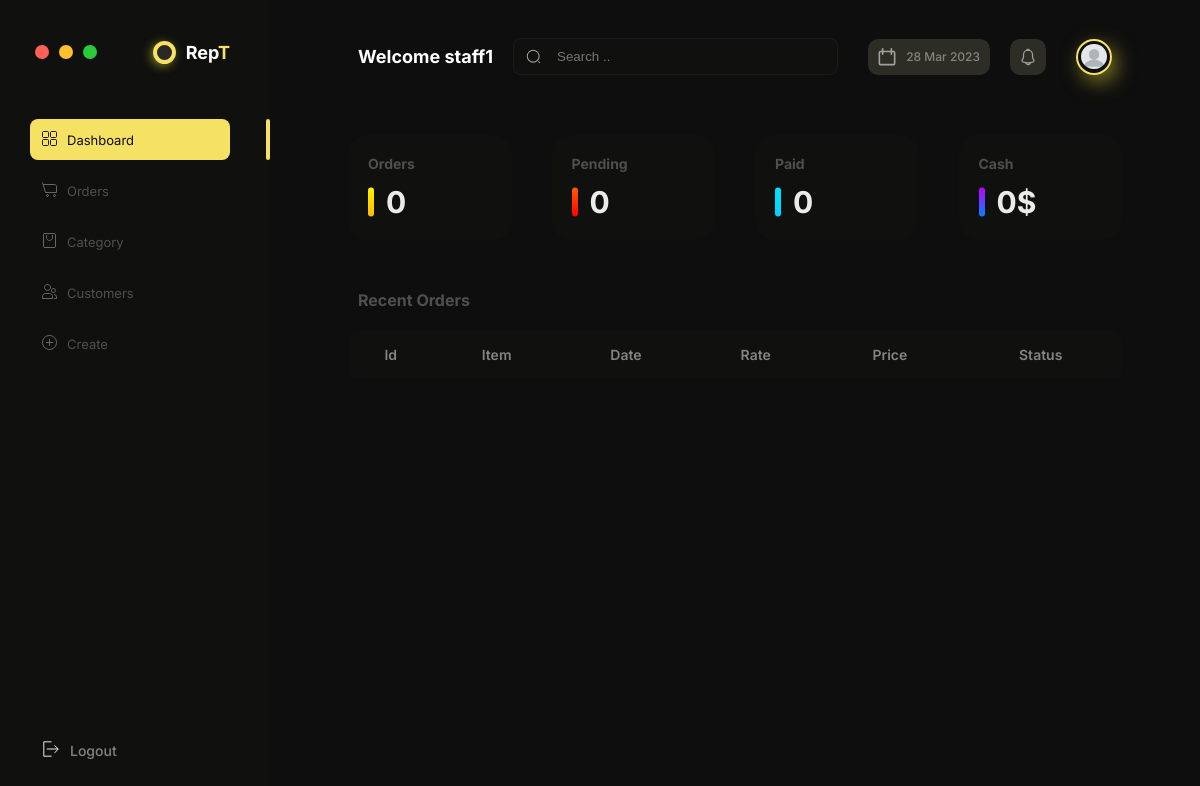
The page /staffDashboard/ (signed in) on the database as committed earlier.
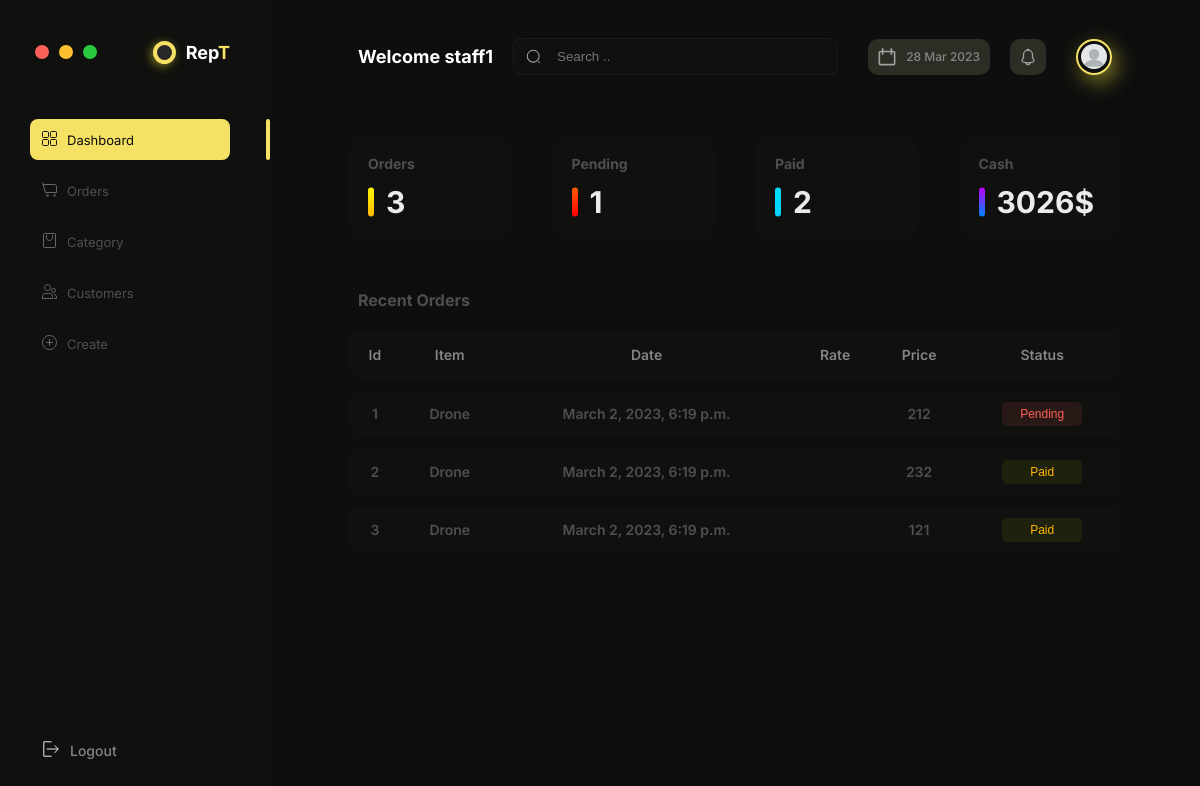
The same page on the database as committed later.
### apps/core/models.py (models this page shows, shortened)
class Staff(models.Model):
    GENDER = (
        ('Male', 'Male'),
        ('Female', 'Female'),
        ('Others', 'Others'),
    )
    profile_image = models.ImageField(
        default='person.png', null=True, blank=True)
    user = models.OneToOneField(User, on_delete=models.CASCADE)
    name = models.CharField(max_length=200, null=True)
    email = models.CharField(max_length=200, null=True)
    phone = models.IntegerField(default=0, null=True)
    gender = models.CharField(max_length=200, null=True, choices=GENDER)

class Order(models.Model):
    STATUS = (
        ('Paid', 'Paid'),
        ('Pending', 'Pending'),
    )
    customer = models.ForeignKey(
        Customer, null=True, on_delete=models.SET_NULL)
    seller = models.ForeignKey(Staff, on_delete=models.SET_NULL, null=True)
    item = models.ForeignKey(Item, null=True, on_delete=models.SET_NULL)
    price = models.IntegerField(default=0, null=True)
    quantity = models.IntegerField(default=0, null=True)
    status = models.CharField(max_length=200, null=True, choices=STATUS)
    date_created = models.DateTimeField(auto_now_add=True, null=True)

class Item(models.Model):
    name = models.CharField(max_length=200, null=True)
    price = models.IntegerField(default=0, null=True)
    quantity = models.IntegerField(default=0, null=True)
    category = models.ForeignKey(
        Category, null=True, on_delete=models.SET_NULL)
    tag = models.ForeignKey(Tag, null=200, on_delete=models.SET_NULL)
    date_created = models.DateTimeField(auto_now_add=True, null=True)
    def __str__(self):
        return self.name

### apps/core/decorators.py (the view)
        def wrapper_func(request, *args, **kwargs):
            group = None
            if request.user.groups.exists():
                group = request.user.groups.all()[0].name
            if group in allowed:
                return view_func(request, *args, **kwargs)
            else:
                return HttpResponse('You are not authenticated to access this page!')

### apps/staffDashboard/views.py (called while the page is built)
@login_required(login_url='login')
@allowed_user(allowed=['staff'])
def staffDashboard(request):
    user_id = request.user.username
    user = Staff.objects.get(name=user_id)
    orders = Order.objects.filter(seller=user)
    total_orders = orders.count()
    orders_pending = orders.filter(status='Pending')
    orders_pending_count = orders_pending.count()
    orders_paid = orders.filter(status='Paid')
    orders_paid_count = orders_paid.count()
    total_cash = 0
    for cash in orders_paid:
        total_cash += cash.price*cash.quantity
    context = {
        'navbar': 'dashboard',
        'orders': orders,
        'total_orders': total_orders,
        'orders_pending_count': orders_pending_count,
        'orders_paid_count': orders_paid_count,
        'total_cash': total_cash,
    }
    return render(request, 'staffDashboard.html', context)

### apps/staffDashboard/templates/staffDashboard.html (shortened to what this page needs)
{% extends 'main.html' %}
{% block content %}
<div class="dashboard">
    <div class="dashboard__overview">
        <div class="dashboard__card dashboard__stock-in-hand">
            <h5 class="dashboard__card-title">Orders</h5>
            <div class="dashboard__card-number-container">
                <h1 class="dashboard__card-number">{{total_orders}}</h1>
            </div>
        </div>
        <div class="dashboard__card dashboard__pending">
            <h5 class="dashboard__card-title">Pending</h5>
            <div class="dashboard__card-number-container">
                <h1 class="dashboard__card-number">{{orders_pending_count}}</h1>
            </div>
        </div>
        <div class="dashboard__card dashboard__paid">
            <h5 class="dashboard__card-title">Paid</h5>
            <div class="dashboard__card-number-container">
                <h1 class="dashboard__card-number">{{orders_paid_count}}</h1>
            </div>
        </div>
        <div class="dashboard__card dashboard__total-products">
            <h5 class="dashboard__card-title">Cash</h5>
            <div class="dashboard__card-number-container">
                <h1 class="dashboard__card-number">{{total_cash}}$</h1>
            </div>
        </div>
    </div>
    {% include 'recentOrder.html' %}
</div>
{% endblock %}

### templates/main.html (shortened to what this page needs)
{% load static %}
<!DOCTYPE html>
<html lang="en">
<head>
        <link
        rel="stylesheet"
        href="https://use.fontawesome.com/releases/v5.6.1/css/all.css"
      />
    <link rel="stylesheet" href="{% static 'css/main.css' %}">
    <link rel="stylesheet" href="{% static 'css/colors.css' %}">
    <link rel="stylesheet" href="{% static 'css/font.css' %}">
    <link rel="stylesheet" href="{% static 'css/sidebar.css' %}">
    <link rel="stylesheet" href="{% static 'css/topbar.css' %}">
    <link rel="stylesheet" href="{% static 'css/table.css' %}">
    <link rel="stylesheet" href="{% static 'dashboard.css' %}">
    <link rel="stylesheet" href="{% static 'users.css' %}">
    <link rel="stylesheet" href="{% static 'create.css' %}">
</head>
<body>
    {% include 'sidebar.html' %}
    {% include 'topbar.html' %}
    {% block content %}
    {% endblock %}
</body>
</html>

### templates/sidebar.html
<div class="sidebar">
    <div class="top">
        <div class="header__container">
            <div class="nav__dot-container">
                <div class="nav__dot dot1"></div>
                <div class="nav__dot dot2"></div>
                <div class="nav__dot dot3"></div>
            </div>
            <div class="logo__container">
                <div class="logo__round"></div>
                <h3 class="logo__txt">Rep<span class="logo__highlight">T</span></h3>
            </div>
        </div>
        <div class="nav__container">
            <div class="nav nav__dashboard {% if navbar == 'dashboard' %} nav--active {% endif %}">
                {% if navbar == 'dashboard' %}
                <a href="{% url 'dashboard' %}">
                    <img class="nav__img" src="/static/icons/ic_dashboard_active.svg"></img>
                </a>
                {% else %}
                <a href="{% url 'dashboard' %}">
                    <img class="nav__img" src="/static/icons/ic_dashboard.svg"></img>
                </a>
                {% endif %}
                <a class="nav__txt" href="{% url 'dashboard' %}">Dashboard</a>
            </div>
            <div class="nav nav__orders {% if navbar == 'orders' %} nav--active {% endif %}">
                {% if navbar == 'orders' %}
                <a href="{% url 'orders' %}">
                    <img class="nav__img" src="/static/icons/ic_orders_active.svg"></img>
                </a>
                {% else %}
                <a href="{% url 'orders' %}">
                    <img class="nav__img" src="/static/icons/ic_orders.svg"></img>
                </a>
                {% endif %}
                <a class="nav__txt" href="{% url 'orders' %}">Orders</a>
            </div>
            <div class="nav nav__items {% if navbar == 'category' %} nav--active {% endif %}">
                {% if navbar == 'category' %}
                <a href="{% url 'category' %}">
                    <img class="nav__img" src="/static/icons/ic_items_active.svg"></img>
                </a>
                {% else %}
                <a href="{% url 'category' %}">
                    <img class="nav__img" src="/static/icons/ic_items.svg"></img>
                </a>
                {% endif %}
                <a class="nav__txt" href="{% url 'category' %}">Category</a>
            </div>
            {% if request.user.is_staff %}
            <div class="nav nav__customer {% if navbar == 'users' %} nav--active {% endif %}">
                {% if navbar == 'users' %}
                <a href="{% url 'users' %}">
                    <img class="nav__img" src="/static/icons/ic_customers_active.svg"></img>
                </a>
                {% else %}
                <a href="{% url 'users' %}">
                    <img class="nav__img" src="/static/icons/ic_customers.svg"></img>
                </a>
                {% endif %}
                <a class="nav__txt" href="{% url 'users' %}">Staffs</a>
            </div>
            {% else %}
            <div class="nav nav__customer {% if navbar == 'users' %} nav--active {% endif %}">
                {% if navbar == 'users' %}
                <a href="{% url 'users' %}">
                    <img class="nav__img" src="/static/icons/ic_customers_active.svg"></img>
                </a>
                {% else %}
                <a href="{% url 'users' %}">
                    <img class="nav__img" src="/static/icons/ic_customers.svg"></img>
                </a>
                {% endif %}
                <a class="nav__txt" href="{% url 'users' %}">Customers</a>
            </div>
            {% endif %}
            <div class="nav nav__create {% if navbar == 'create' %} nav--active {% endif %}">
                {% if navbar == 'create' %}
                <a href="{% url 'create' %}">
                    <img class="nav__img" src="/static/icons/ic_create_active.svg"></img>
                </a>
                {% else %}
                <a href="{% url 'create' %}">
                    <img class="nav__img" src="/static/icons/ic_create.svg"></img>
                </a>
                {% endif %}
                <a class="nav__txt" href="{% url 'create' %}">Create</a>
            </div>
        </div>
    </div>
    <div class="logout">
        <a href="{% url 'logout' %}">
            <img src="/static/icons/ic_logout.svg" alt="" class="logout__img">
        </a>
        <a href="{% url 'logout' %}" class="logout__txt">
            Logout
        </a>
    </div>
</div>

### templates/topbar.html (shortened to what this page needs)
{% load static %}
<div class="topbar">
    <h3 class="top__title">Welcome {{request.user}}</h3>
    <form class="search__container" autocomplete="off" id="search-form" method="post">
        <img src="/static/icons/ic-input-search.svg" alt="" class="search__img">
        <input type="text" class="search__inp" placeholder="Search .." id="search-input">
    </form>
    <div class="right">
        <div class="right__calendar-container">
            <img src="/static/icons/ic_calendar.svg" alt="" class="right__icon right__calendar">
            <h6 id="right__calendar-txt"></h6>
        </div>
        <div class="right__icon-container">
            <img src="/static/icons/ic_notifications.svg" alt="" class="right__icon right__notification">
        </div>
        <div class="right__img-container">
            <img src="{{ request.user.staff.profile_image.url }}" alt="" class="right__img">
        </div>
    </div>
</div>

### templates/recentOrder.html (shortened to what this page needs)
<h4 class="table-title">Recent Orders</h4>
<table class="table">
  <thead class="table__header">
    <tr class="table__header-raw">
      <th class="col col1">Id</th>
      <th class="col col2">Item</th>
      <th class="col col3">Date</th>
      <th class="col col4">Rate</th>
      <th class="col col5">Price</th>
      <th class="col col6">Status</th>
    </tr>
  </thead>
  {% for order in orders %}
  <tbody class="table__body">
    <tr class="table__body-raw">
      <td class="col col1">{{order.id}}</td>
      <td class="col col2">{{order.item}}</td>
      <td class="col col3">{{order.date_created}}</td>
      <th class="col col4">{{order.rate}}</th>
      <td class="col col4">{{order.price}}</td>
      {% if order.status == 'Paid' %}
      <td class="col col5">
        <button class="table__status table__status--paid">Paid</button>
      </td>
      {% else %}
      <td class="col col5">
        <button class="table__status table__status--pending">Pending</button>
      </td>
      {% endif %}
    </tr>
  </tbody>
  {% endfor %}
  <tbody class="table__body"></tbody>
</table>

### static/css/main.css (style rules this page uses)
html { font-size: 62.5%; }
body { padding-left: 32rem; padding-top: 2rem; padding-right: 5rem; background-color: var(--colorDark); font-family: 'Inter', sans-serif; }
h1, h2, h3, h4, h5, h6 { margin: 0rem; padding: 0rem; }

### static/css/colors.css (style rules this page uses)
:root { --colorDark: #0E0E0E; --colorDarkMedium: #10110E; --colorDarkLight: #4F4F4F; --colorDarkExtraLight: #848484; --colorWhite: #FFFFFF; --colorWhiteMedium: #F9F9F9; --colorWhiteLight: #F1F1F1; --colorWhiteExtraLight: #EBEBEB; --colorOrange: #F5E164; --colorOrangeMedium: #fbf438; --colorOrangeLight: #fff951; --colorOrangeExtraLight: #fffb95; --colorYelllow:#FFF500; --colorYellowMedium:#fbf438; --colorYellowLight:#fff951; --colorExtraLight:#fffb95; --gradientColor1:#BD00FF; --gradientColor2:#0085FF; --gradientColor3:#FFF500; --gradientColor4:#FFB800; --gradientColor5:#FF5C00; --gradientColor6:#FF0000; --gradientColor7:#00E0FF; --gradientColor8:#00D1FF; --buttonColorYellow: rgb(255, 184, 0); --buttonColorLightYellow: rgba(155, 184, 0, 0.1); --buttonColorOrange: rgb(252, 96, 88); --buttonColorLightOrange: rgba(252, 96, 88, 0.1); --buttonColorBlue: rgb(0, 149, 255); --buttonColorLightBlue: rgba(0, 149, 255, 0.1); --buttonColorRed: rgb(236,95,104); --buttonColorLightRed: rgba(254, 141, 148, 0.1); --buttonColorGreen: rgb(176, 255, 96); --buttonColorLightGreen: rgba(214, 255, 173, 0.1); --dotColor1:#FC6058; --dotColor2:#FEC02F; --dotColor3:#2ACA3E; --seperatorColor:#35363843; --iconBackgroundColor:#62634e5e; --bgObjectBlur:rgba(233, 224, 54, 0.5); --transparentColor:rgba(0, 0, 0, 0); }

### static/css/sidebar.css (style rules this page uses)
.sidebar { display: flex; flex-direction: column; justify-content: space-between; position: fixed; top: 0; bottom: 0; left: 0; width: 20rem; background-color: var(--colorDarkMedium); padding-top: 4rem; padding-bottom: 4rem; padding-left: 3rem; padding-right: 4rem; }
.top { display: flex; flex-direction: column; }
.header__container { display: flex; justify-content: space-between; }
.nav__dot-container { display: flex; align-items: center; }
.nav__dot { width: 1.4rem; height: 1.4rem; border-radius: .9rem; margin: .5rem; }
.dot1 { background-color: var(--dotColor1); cursor: pointer; }
.dot2 { background-color: var(--dotColor2); cursor: pointer; }
.dot3 { background-color: var(--dotColor3); cursor: pointer; }
.logo__container { display: flex; align-items: center; justify-content: flex-end; }
.logo__round { width: 1.5rem; height: 1.5rem; margin-right: 1rem; border-style: solid; border-width: .4rem; border-radius: 2rem; border-color: var(--colorOrange); background-color: rgba(255, 255, 255, 0.1); transition: transform 0.5s; cursor: pointer; box-shadow: -2px 2px 10px var(--bgObjectBlur); }
.logo__txt { color: var(--colorWhite); cursor: pointer; }
.logo__highlight { color: var(--colorOrange); }
.nav__container { display: flex; flex-direction: column; margin-top: 5rem; margin-bottom: 5rem; }
.nav { position: relative; display: flex; align-items: center; padding: 1.2rem; margin-top: .5rem; margin-bottom: .5rem; border-radius: .8rem; }
.nav--active::after { content: ''; width: .4rem; position: absolute; right: 0; bottom: 0; height: 100%; transform: translateX(4rem); border-radius: .4rem; background-color: var(--colorOrange); }
.nav--active { background-color: var(--colorOrange); }
.nav--active .nav__txt { color: var(--colorDark); font-weight: 400; }
.nav__img { width: 1.5rem; height: 1.5rem; }
.nav__txt { font-size: 1.3rem; text-decoration: none; color: var(--colorDarkLight); font-weight: 400; margin-left: 1rem; }
.logout { display: flex; align-items: center; margin-left: 1.2rem; }
.logout__img { width: 1.8em; height: 1.8rem; margin-right: 1rem; }
.logout__txt { text-decoration: none; color: var(--colorDarkExtraLight); font-size: 1.4em; font-weight: 500; }

Rows that differ between the two databases and show on the page:
added Order: id "1", item "Drone", date_created "March 2, 2023, 6:19 p.m.", price "212", status "Pending"
added Order: id "2", item "Drone", date_created "March 2, 2023, 6:19 p.m.", price "232", status "Paid"
added Order: id "3", item "Drone", date_created "March 2, 2023, 6:19 p.m.", price "121", status "Paid"
Other text that changed with them:
{{ total_orders }}: "0" → "3"
{{ orders_pending_count }}: "0" → "1"
{{ orders_paid_count }}: "0" → "2"
{{ total_cash }}: "0" → "3026"
